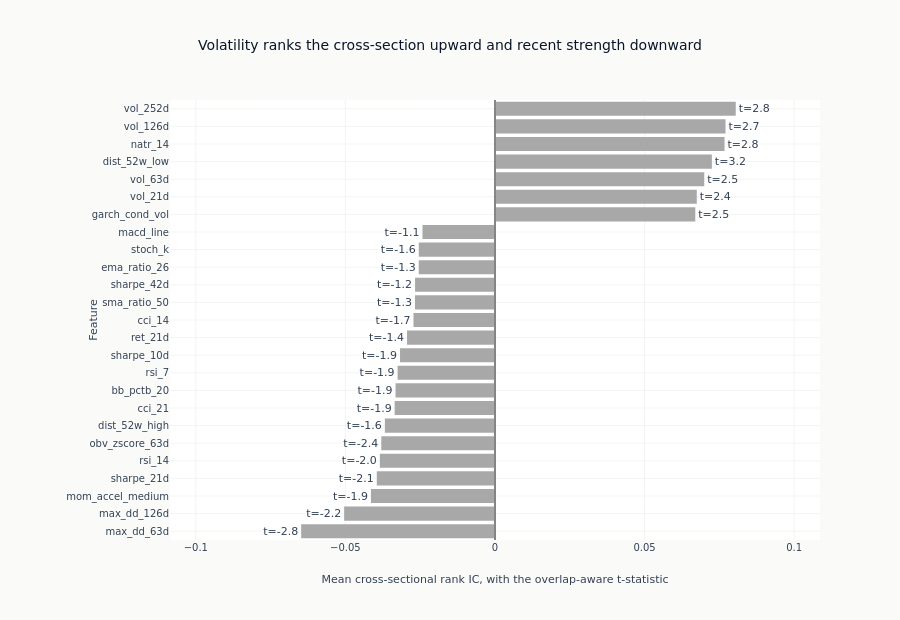

Notebook code for this chart:
### Markdown cell above
### Every feature, ranked by how strongly it ranks

The features with the largest average association, with the overlap-aware t-statistic
printed against each bar so the size of the association and the confidence in it are
read together. Blue marks a feature that clears false-discovery control; grey is
everything else, and that is the one colour convention every figure in this section
uses.

### Code cell
top_n = min(25, len(eval_summary))
top = eval_summary.head(top_n).sort("ic_mean")

SURVIVES, DOES_NOT = COLORS["blue"], GRAY_FILLS["muted"]

fig = go.Figure(
    go.Bar(
        x=top["ic_mean"].to_list(),
        y=top["feature"].to_list(),
        orientation="h",
        marker_color=[SURVIVES if s else DOES_NOT for s in top["fdr_sig"].to_list()],
        text=[f"t={value:.1f}" for value in top["hac_t"].to_list()],
        textposition="outside",
        showlegend=False,
    )
)
fig.add_vline(x=0, line=dict(color=GRAY_FILLS["border"], width=1))
# Room for the t-statistic label past the end of the longest bar.
ic_span = max(abs(value) for value in top["ic_mean"].to_list()) * 1.35
fig.update_layout(
    template="ml4t",
    height=620,
    width=900,
    title_text="Volatility ranks the cross-section upward and recent strength downward",
    xaxis_title="Mean cross-sectional rank IC, with the overlap-aware t-statistic",
    xaxis_range=[-ic_span, ic_span],
    yaxis_title="Feature",
    margin=dict(l=170),
)
fig.show()

### Figure 1 — Plotly figure (JSON) as saved in the notebook; plotly's stock layout.template omitted (floating-point values rounded to 4 significant figures)
{"data": [{"marker": {"color": ["#a8a8a8", "#a8a8a8", "#a8a8a8", "#a8a8a8", "#a8a8a8", "#a8a8a8", "#a8a8a8", "#a8a8a8", "#a8a8a8", "#a8a8a8", "#a8a8a8", "#a8a8a8", "#a8a8a8", "#a8a8a8", "#a8a8a8", "#a8a8a8", "#a8a8a8", "#a8a8a8", "#a8a8a8", "#a8a8a8", "#a8a8a8", "#a8a8a8", "#a8a8a8", "#a8a8a8", "#a8a8a8"]}, "orientation": "h", "showlegend": false, "text": ["t=-2.8", "t=-2.2", "t=-1.9", "t=-2.1", "t=-2.0", "t=-2.4", "t=-1.6", "t=-1.9", "t=-1.9", "t=-1.9", "t=-1.9", "t=-1.4", "t=-1.7", "t=-1.3", "t=-1.2", "t=-1.3", "t=-1.6", "t=-1.1", "t=2.5", "t=2.4", "t=2.5", "t=3.2", "t=2.8", "t=2.7", "t=2.8"], "textposition": "outside", "type": "bar", "x": [-0.06479, -0.05042, -0.04147, -0.03952, -0.03849, -0.03801, -0.03681, -0.03355, -0.03324, -0.03255, -0.03174, -0.0294, -0.02724, -0.02675, -0.02672, -0.02549, -0.02548, -0.02424, 0.06695, 0.06746, 0.06994, 0.07249, 0.07673, 0.07705, 0.08047], "y": ["max_dd_63d", "max_dd_126d", "mom_accel_medium", "sharpe_21d", "rsi_14", "obv_zscore_63d", "dist_52w_high", "cci_21", "bb_pctb_20", "rsi_7", "sharpe_10d", "ret_21d", "cci_14", "sma_ratio_50", "sharpe_42d", "ema_ratio_26", "stoch_k", "macd_line", "garch_cond_vol", "vol_21d", "vol_63d", "dist_52w_low", "natr_14", "vol_126d", "vol_252d"]}], "layout": {"height": 620, "margin": {"l": 170}, "shapes": [{"line": {"color": "#666666", "width": 1}, "type": "line", "x0": 0, "x1": 0, "xref": "x", "y0": 0, "y1": 1, "yref": "y domain"}], "title": {"text": "Volatility ranks the cross-section upward and recent strength downward"}, "width": 900, "xaxis": {"range": [-0.1086, 0.1086], "title": {"text": "Mean cross-sectional rank IC, with the overlap-aware t-statistic"}}, "yaxis": {"title": {"text": "Feature"}}}}
